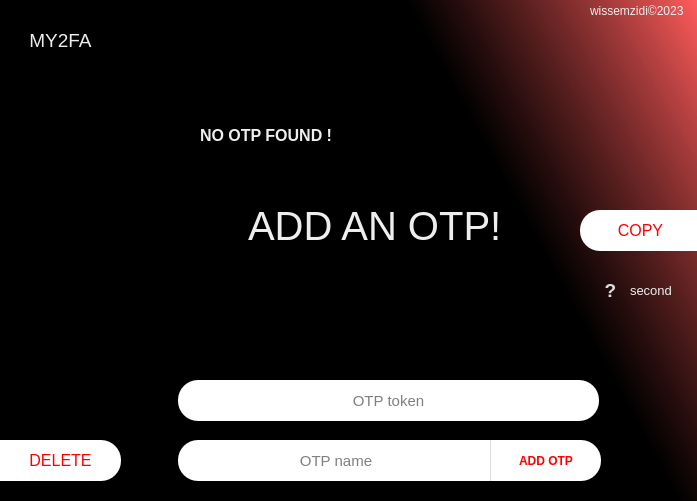
<?xml version="1.0" encoding="UTF-8"?>
<ui version="4.0">
 <class>Form</class>
 <widget class="QWidget" name="Form">
  <property name="geometry">
   <rect>
    <x>0</x>
    <y>0</y>
    <width>697</width>
    <height>501</height>
   </rect>
  </property>
  <property name="font">
   <font>
    <pointsize>12</pointsize>
   </font>
  </property>
  <property name="cursor">
   <cursorShape>ArrowCursor</cursorShape>
  </property>
  <property name="windowTitle">
   <string>Form</string>
  </property>
  <property name="styleSheet">
   <string notr="true">#Form {
	background-color: qlineargradient(spread:pad, x1:0.637, y1:0.142364, x2:1, y2:0, stop:0 rgba(0, 0, 0, 255), stop:1 rgba(255, 86, 86, 207));
	color: #EEE;
}

QLabel {
	color: #EEE;
}

#curr_otp {
	padding: 5px;
	border-radius: 10px;
	background: transparent;
	color: #EEE;
	border: none;
	outline: none;
}
#curr_otp:hover {
	border: 1px solid #EEE;
}

#new_otp_token {
	border-radius: 20px;
	padding: 5px;
}

#new_otp_name {
	border-top-left-radius: 20px;
	border-bottom-left-radius: 20px;
	padding: 5px;
	padding-right: 10px;
}

QPushButton {
	color: red;
	border-bottom-right-radius: 20px;
	border-top-right-radius: 20px;
	background-color: white;
	border-left: 1px solid #DDD;
}
QPushButton:hover {
	color: #EEE;
	background-color: red;
}

</string>
  </property>
  <widget class="QLabel" name="label">
   <property name="geometry">
    <rect>
     <x>20</x>
     <y>10</y>
     <width>81</width>
     <height>61</height>
    </rect>
   </property>
   <property name="font">
    <font>
     <pointsize>14</pointsize>
    </font>
   </property>
   <property name="text">
    <string>MY2FA</string>
   </property>
   <property name="alignment">
    <set>Qt::AlignCenter</set>
   </property>
  </widget>
  <widget class="QLineEdit" name="new_otp_token">
   <property name="geometry">
    <rect>
     <x>178</x>
     <y>380</y>
     <width>421</width>
     <height>41</height>
    </rect>
   </property>
   <property name="font">
    <font>
     <pointsize>11</pointsize>
     <weight>50</weight>
     <bold>false</bold>
    </font>
   </property>
   <property name="text">
    <string/>
   </property>
   <property name="alignment">
    <set>Qt::AlignCenter</set>
   </property>
   <property name="placeholderText">
    <string>OTP token</string>
   </property>
  </widget>
  <widget class="QPushButton" name="addOtp_btn">
   <property name="geometry">
    <rect>
     <x>490</x>
     <y>440</y>
     <width>111</width>
     <height>41</height>
    </rect>
   </property>
   <property name="font">
    <font>
     <weight>75</weight>
     <bold>true</bold>
    </font>
   </property>
   <property name="cursor">
    <cursorShape>PointingHandCursor</cursorShape>
   </property>
   <property name="text">
    <string>ADD OTP</string>
   </property>
  </widget>
  <widget class="QLabel" name="otp_timeCounter">
   <property name="geometry">
    <rect>
     <x>590</x>
     <y>270</y>
     <width>41</width>
     <height>41</height>
    </rect>
   </property>
   <property name="font">
    <font>
     <pointsize>14</pointsize>
     <weight>75</weight>
     <bold>true</bold>
    </font>
   </property>
   <property name="styleSheet">
    <string notr="true">color: #DDD;</string>
   </property>
   <property name="text">
    <string>?</string>
   </property>
   <property name="alignment">
    <set>Qt::AlignCenter</set>
   </property>
  </widget>
  <widget class="QLineEdit" name="curr_otp">
   <property name="geometry">
    <rect>
     <x>190</x>
     <y>170</y>
     <width>371</width>
     <height>111</height>
    </rect>
   </property>
   <property name="font">
    <font>
     <pointsize>30</pointsize>
    </font>
   </property>
   <property name="cursor">
    <cursorShape>PointingHandCursor</cursorShape>
   </property>
   <property name="autoFillBackground">
    <bool>false</bool>
   </property>
   <property name="text">
    <string>ADD AN OTP!</string>
   </property>
   <property name="alignment">
    <set>Qt::AlignCenter</set>
   </property>
   <property name="readOnly">
    <bool>true</bool>
   </property>
   <property name="placeholderText">
    <string>ERROR !</string>
   </property>
  </widget>
  <widget class="QPushButton" name="copy_btn">
   <property name="geometry">
    <rect>
     <x>580</x>
     <y>210</y>
     <width>121</width>
     <height>41</height>
    </rect>
   </property>
   <property name="font">
    <font>
     <pointsize>12</pointsize>
    </font>
   </property>
   <property name="cursor">
    <cursorShape>PointingHandCursor</cursorShape>
   </property>
   <property name="styleSheet">
    <string notr="true">border-radius: 20px;
border-top-right-radius: 0;
border-bottom-right-radius: 0;
border: none;</string>
   </property>
   <property name="text">
    <string>COPY</string>
   </property>
  </widget>
  <widget class="QLabel" name="current_otp_name">
   <property name="geometry">
    <rect>
     <x>200</x>
     <y>120</y>
     <width>301</width>
     <height>31</height>
    </rect>
   </property>
   <property name="font">
    <font>
     <pointsize>12</pointsize>
     <weight>75</weight>
     <bold>true</bold>
    </font>
   </property>
   <property name="styleSheet">
    <string notr="true"/>
   </property>
   <property name="text">
    <string>NO OTP FOUND !</string>
   </property>
  </widget>
  <widget class="QLineEdit" name="new_otp_name">
   <property name="geometry">
    <rect>
     <x>178</x>
     <y>440</y>
     <width>321</width>
     <height>41</height>
    </rect>
   </property>
   <property name="font">
    <font>
     <pointsize>11</pointsize>
     <weight>50</weight>
     <bold>false</bold>
    </font>
   </property>
   <property name="text">
    <string/>
   </property>
   <property name="alignment">
    <set>Qt::AlignCenter</set>
   </property>
   <property name="placeholderText">
    <string>OTP name</string>
   </property>
  </widget>
  <widget class="QPushButton" name="deleteOtp_btn">
   <property name="geometry">
    <rect>
     <x>0</x>
     <y>440</y>
     <width>121</width>
     <height>41</height>
    </rect>
   </property>
   <property name="font">
    <font>
     <pointsize>12</pointsize>
     <strikeout>false</strikeout>
     <kerning>true</kerning>
    </font>
   </property>
   <property name="cursor">
    <cursorShape>PointingHandCursor</cursorShape>
   </property>
   <property name="autoFillBackground">
    <bool>false</bool>
   </property>
   <property name="styleSheet">
    <string notr="true">
border: none;</string>
   </property>
   <property name="text">
    <string>DELETE</string>
   </property>
  </widget>
  <widget class="QFrame" name="otp_pages">
   <property name="geometry">
    <rect>
     <x>0</x>
     <y>80</y>
     <width>141</width>
     <height>301</height>
    </rect>
   </property>
   <property name="styleSheet">
    <string notr="true">QPushButton {
	width: 100%;
	font-size: 16px;
	padding: 5px;
	padding-top: 10px;
	padding-bottom: 10px;
	border-top-right-radius: 17px;
	border-bottom-right-radius: 17px;
	font-weight: bold;
}</string>
   </property>
  </widget>
  <widget class="QLabel" name="second_label">
   <property name="geometry">
    <rect>
     <x>630</x>
     <y>280</y>
     <width>55</width>
     <height>21</height>
    </rect>
   </property>
   <property name="styleSheet">
    <string notr="true">font: 13px;</string>
   </property>
   <property name="text">
    <string>second</string>
   </property>
  </widget>
  <widget class="QLabel" name="copy_right_label">
   <property name="geometry">
    <rect>
     <x>590</x>
     <y>0</y>
     <width>101</width>
     <height>20</height>
    </rect>
   </property>
   <property name="styleSheet">
    <string notr="true">font: 12px;</string>
   </property>
   <property name="text">
    <string>wissemzidi©️2023</string>
   </property>
  </widget>
  <zorder>label</zorder>
  <zorder>new_otp_token</zorder>
  <zorder>otp_timeCounter</zorder>
  <zorder>curr_otp</zorder>
  <zorder>copy_btn</zorder>
  <zorder>current_otp_name</zorder>
  <zorder>new_otp_name</zorder>
  <zorder>deleteOtp_btn</zorder>
  <zorder>addOtp_btn</zorder>
  <zorder>otp_pages</zorder>
  <zorder>second_label</zorder>
  <zorder>copy_right_label</zorder>
 </widget>
 <tabstops>
  <tabstop>copy_btn</tabstop>
  <tabstop>curr_otp</tabstop>
  <tabstop>new_otp_token</tabstop>
  <tabstop>addOtp_btn</tabstop>
 </tabstops>
 <resources>
  <include location="test.qrc"/>
 </resources>
 <connections/>
</ui>
